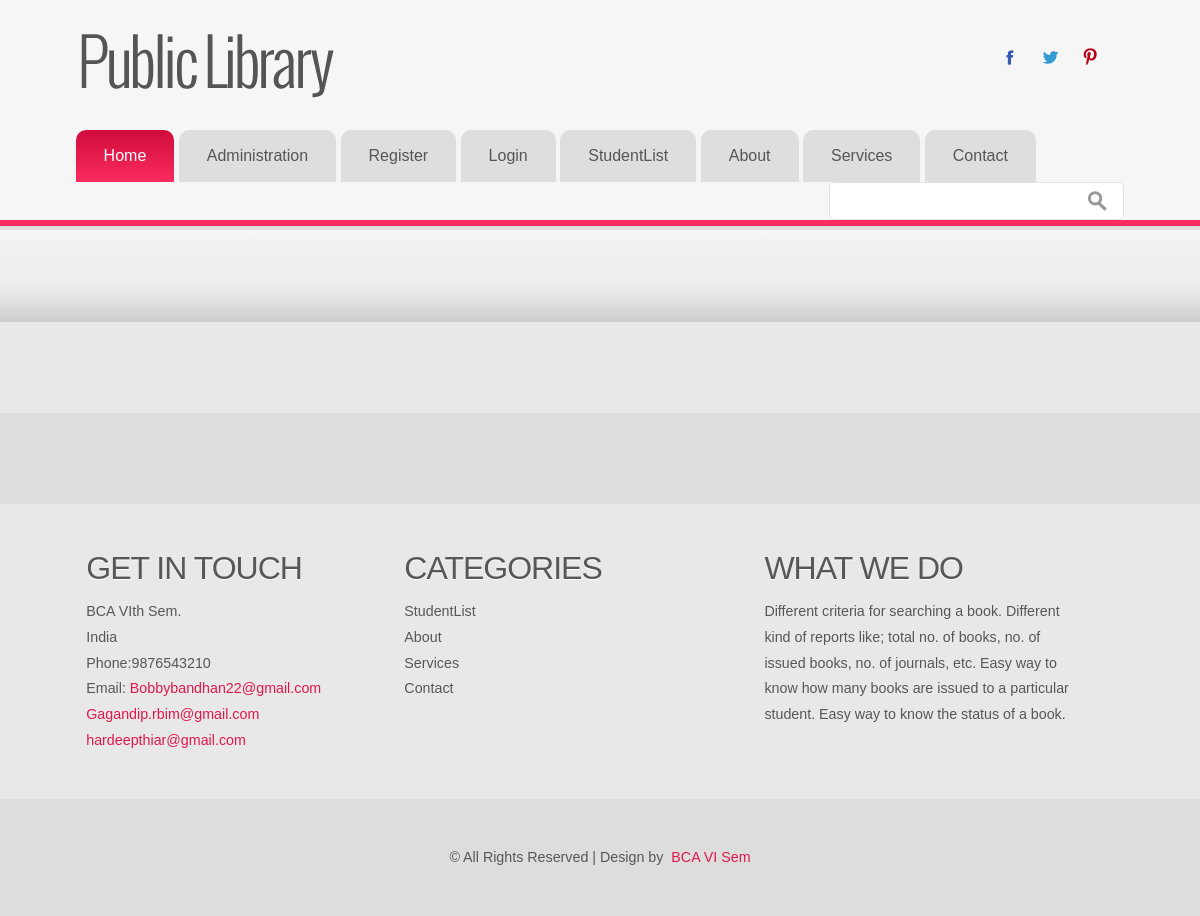
Page /return/ on the earlier database version.
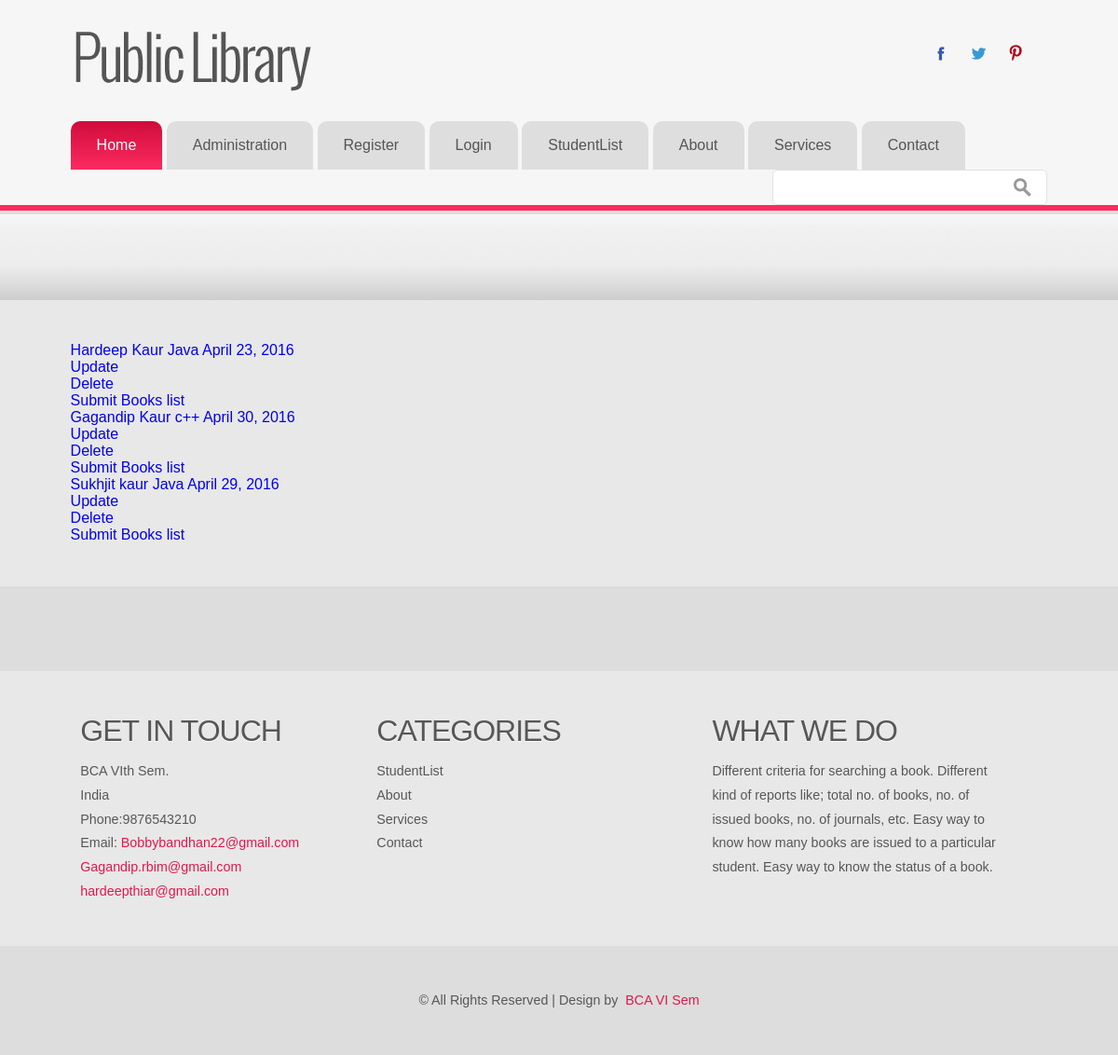
Same page on the later database version.
### libsys/models.py (models this page shows, shortened)
class Return(models.Model):
	regno = models.ForeignKey(Student)
	accno = models.ForeignKey(Book)
	date_of_return = models.DateField()

class Student(models.Model):
	name = models.CharField(max_length=50)
	regno = models.IntegerField()
	date_of_issue = models.DateField()
	address = models.TextField()
	course = models.CharField(
		max_length=10,
		choices = (
			('BCA', 'BCA'),
			('BBA', 'BBA'),
			('MBA', 'MBA'),
			('B.Com', 'B.Com')
		)
	)
	accno = models.ForeignKey(Book)
	gender = models.CharField(
		max_length=1,
		choices = (
			('M', 'Male'),
			('F', 'Female')
		)
	)
	def __str__(self):
		return self.name

class Book(models.Model):
	accno = models.IntegerField(primary_key=True)
	author = models.CharField(max_length=50)
	title = models.CharField(max_length=50)
	publication = models.CharField(max_length=50)
	edition = models.CharField(max_length=50)
	no_of_copies = models.IntegerField()
	volume = models.CharField(max_length=50)
	date_purchase = models.DateField()
	price = models.FloatField()
	status = models.CharField(max_length=50)
	def __str__(self):
		return self.title

### libsys/views.py (the view)
# urls.py: url(r'^return/$', views.Return1.as_view(), name='return'),
class Return1(ListView):
	template_name = "libsys/return.html"
	model=Return

### libsys/templates/libsys/return.html
{% extends 'libsys/LLLL.html' %}
{% block content %}
	{% for Return in object_list %}
	<div class="col-md-12">
		<a href="{% url 'return_detail' Return.pk %}">
			{{ Return.regno }}
			{{ Return.accno }}
			{{ Return.date_of_return }}
		</a>
	</div>
	<div class="col-md-12">
		<a href="{% url 'return_update' Return.pk %}">
			Update
		</a>
	</div>
	<div class="col-md-12">
		<a href="{% url 'return_delete' Return.pk %}">
			Delete
		</a>
	</div>
	<div class="col-md-12">
		<a href="{% url 'return_create' %}">
			Submit Books list
		</a>
	</div>
	{% endfor %}
{% endblock %}

Differences in the rows shown:
added Return: regno "Hardeep Kaur", accno "Java", date_of_return "April 23, 2016"
added Return: regno "Gagandip Kaur", accno "c++", date_of_return "April 30, 2016"
added Return: regno "Sukhjit kaur", accno "Java", date_of_return "April 29, 2016"
